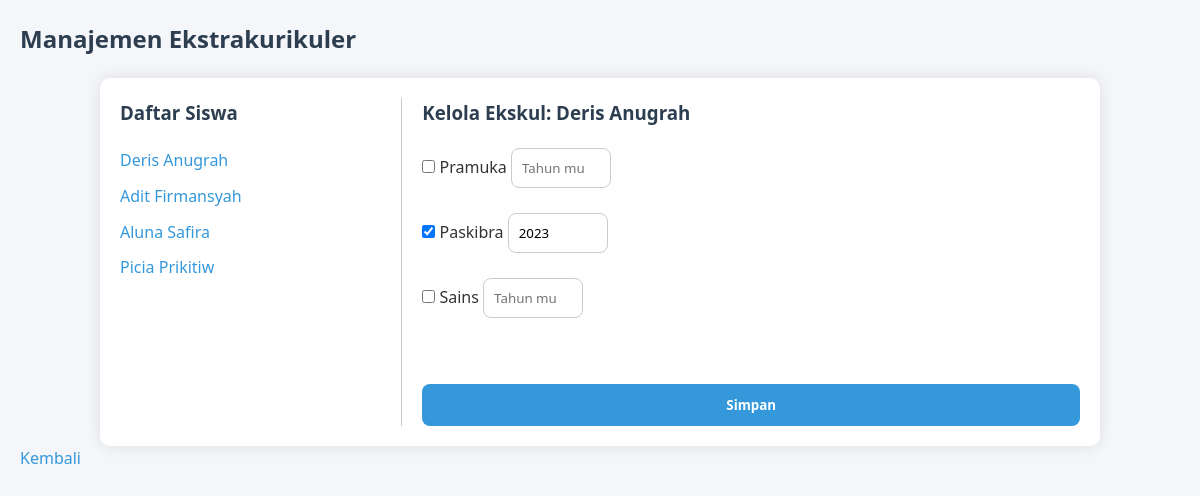
Page /manage_ekskul.php?id=1 on the committed database.
### tables this page shows
CREATE TABLE `siswa` (
  `id` int(11) NOT NULL,
  `nama_depan` varchar(255) NOT NULL,
  `nama_belakang` varchar(255) NOT NULL,
  `no_hp` varchar(255) NOT NULL,
  `nis` varchar(255) NOT NULL,
  `alamat` text NOT NULL,
  `jenis_kelamin` enum('Laki-laki','Perempuan') NOT NULL,
  `foto` varchar(255) NOT NULL DEFAULT current_timestamp(),
  `created_at` timestamp NOT NULL DEFAULT current_timestamp()
);

CREATE TABLE `eskul` (
  `id` int(11) NOT NULL,
  `nama_ekstrakulikuler` varchar(255) NOT NULL,
  `nama_penannggungjawab_ekstrakulikuler` varchar(255) NOT NULL,
  `status_ekstrakulikuler` enum('Aktif','Tidak Aktif') NOT NULL,
  `foto` varchar(255) NOT NULL DEFAULT current_timestamp()
);

CREATE TABLE `siswa_eskul` (
  `id` int(11) NOT NULL,
  `siswa_id` int(11) NOT NULL,
  `eskul_id` int(11) NOT NULL,
  `tahun_mulai` year(4) NOT NULL
);

### manage_ekskul.php (the view, shortened to what this page needs)
<?php
require_once('config/database.php');
$siswa_list = $pdo->query("SELECT * FROM siswa")->fetchAll();
$id_siswa = $_GET['id'] ?? null;
$siswa = null;
$ekskul = [];
$ekskul_diikuti = [];
if ($id_siswa) {
    $stmt = $pdo->prepare("SELECT * FROM siswa WHERE id = ?");
    $stmt->execute([$id_siswa]);
    $siswa = $stmt->fetch();
    $ekskul = $pdo->query("SELECT * FROM eskul")->fetchAll();
    $stmt = $pdo->prepare("SELECT * FROM siswa_eskul WHERE siswa_id = ?");
    $stmt->execute([$id_siswa]);
    $ekskul_diikuti = $stmt->fetchAll(PDO::FETCH_GROUP|PDO::FETCH_UNIQUE);
}
?>
<!DOCTYPE html>
<html>
<head>
    <link rel="stylesheet" href="style.css">
</head>
<body>
<h2>Manajemen Ekstrakurikuler</h2>
<div class="container">
    <div class="siswa-list">
        <h3>Daftar Siswa</h3>
        <?php foreach ($siswa_list as $s): ?>
            <div class="siswa-item">
                <a href="?id=<?= $s['id'] ?>">
                    <?= htmlspecialchars($s['nama_depan'] . ' ' . $s['nama_belakang']) ?>
                </a>
            </div>
        <?php endforeach; ?>
    </div>
    <div class="form-ekskul">
        <?php if ($siswa): ?>
            <h3>Kelola Ekskul: <?= htmlspecialchars($siswa['nama_depan'] . ' ' . $siswa['nama_belakang']) ?></h3>
            <form method="POST" action="simpan_ekskul.php">
                <?php foreach ($ekskul as $e):
                    $id_eks = $e['id'];
                    $sudah_diikuti = isset($ekskul_diikuti[$id_eks]);
                    $tahun = $sudah_diikuti ? $ekskul_diikuti[$id_eks]['tahun_mulai'] : '';
                ?>
                    <div class="ekskul-item">
                        <label>
                            <input type="checkbox" name="ekskul_ids[]" value="<?= $id_eks ?>" <?= $sudah_diikuti ? 'checked' : '' ?>>
                            <?= htmlspecialchars($e['nama_ekstrakulikuler']) ?>
                        </label>
                        <input type="number" name="tahun_mulai[<?= $id_eks ?>]" value="<?= $tahun ?>" placeholder="Tahun mulai" min="2000" max="<?= date('Y') ?>">
                    </div>
                <?php endforeach; ?>
                <br>
                <button type="submit">Simpan</button>
            </form>
        <?php else: ?>
            <p><strong>Pilih siswa terlebih dahulu untuk mengatur ekstrakurikulernya.</strong></p>
        <?php endif; ?>
    </div>
</div>
<a href="home.php">Kembali</a>
</body>
</html>

### style.css (style rules this page uses)
* { margin: 0; padding: 0; box-sizing: border-box; font-family: 'Segoe UI', Tahoma, Geneva, Verdana, sans-serif; }
body { background-color: #f4f6f9; color: #333; line-height: 1.6; min-height: 100vh; padding: 20px; }
.container { max-width: 1000px; margin: auto; background: #fff; padding: 30px; border-radius: 10px; box-shadow: 0 0 15px rgba(0,0,0,0.1); }
h1, h2, h3 { margin-bottom: 20px; color: #2c3e50; }
a { text-decoration: none; color: #3498db; }
form { display: flex; flex-direction: column; gap: 15px; }
input[type="text"], input[type="number"], input[type="email"], input[type="password"], select, textarea { padding: 10px; border: 1px solid #ccc; border-radius: 8px; width: 100%; }
button { background-color: #3498db; color: #fff; padding: 12px; border: none; border-radius: 8px; cursor: pointer; font-weight: bold; }

### manage_ekskul.php (style rules this page uses)
.container { display: flex; gap: 20px; padding: 20px; }
.siswa-list { width: 30%; border-right: 1px solid #ccc; padding-right: 20px; }
.siswa-item { margin-bottom: 10px; }
.form-ekskul { width: 70%; }
.ekskul-item { margin-bottom: 10px; }
input[type="number"] { width: 100px; }

### rows in the picture
siswa: nama_depan+nama_belakang "Deris Anugrah"
siswa: nama_depan+nama_belakang "Adit Firmansyah"
siswa: nama_depan+nama_belakang "Aluna Safira"
siswa: nama_depan+nama_belakang "Picia Prikitiw"
eskul: nama_ekstrakulikuler "Pramuka"
eskul: id "☑", nama_ekstrakulikuler "Paskibra", id.tahun_mulai "2023"
eskul: nama_ekstrakulikuler "Sains"
